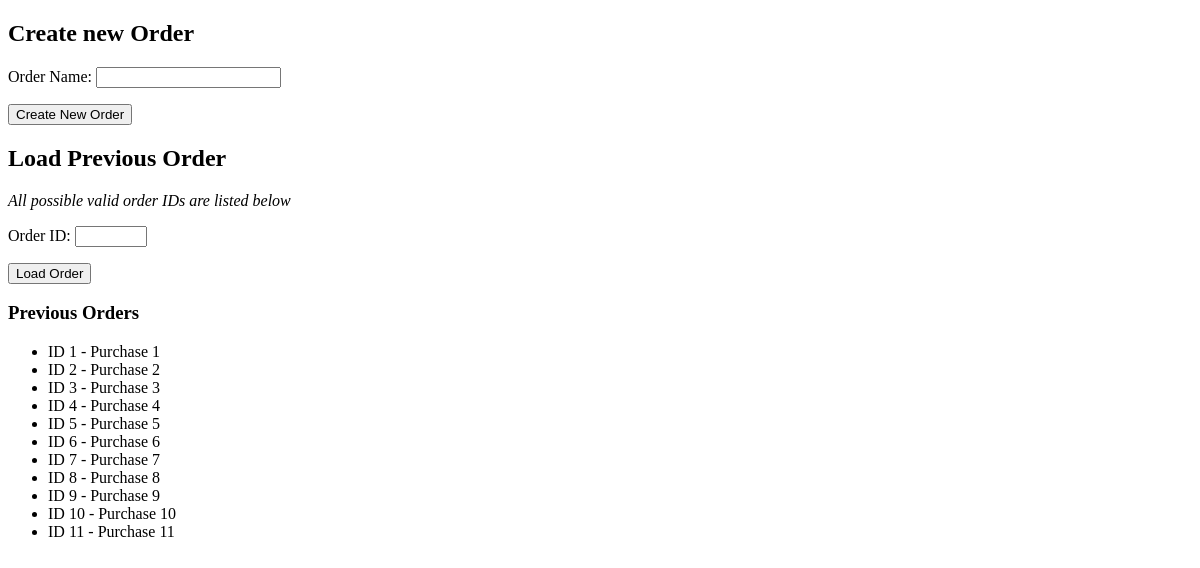
The app's page /, older data.
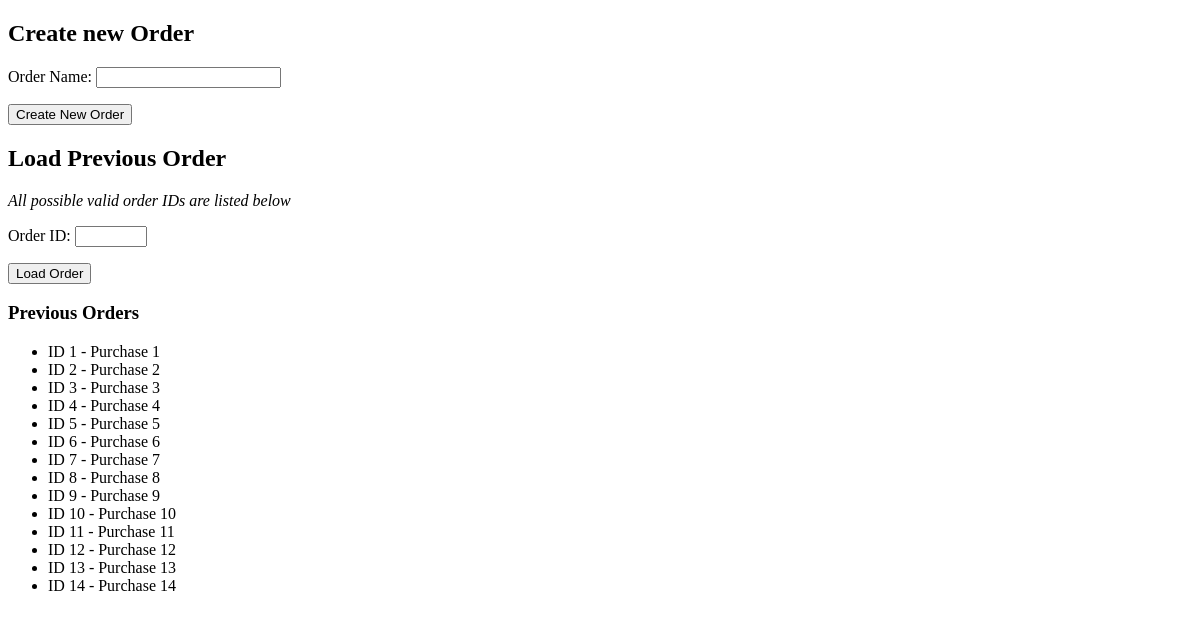
The same page, newer data.
### checkout/models.py (models this page shows, shortened)
class recipt(models.Model):
    items = models.ManyToManyField(item)
    discount = models.ManyToManyField(discount)
    text = models.CharField(max_length=300)

### checkout/views.py (the view, shortened to what this page needs)
# urls.py: path('', views.create, name='create'),
def create(response):
    form = CreateNewOrder()
    oldform = loadOrder()
    recipts = recipt.objects.all()
    return render(response, "checkout/create.html", {"form":form, "recipts": recipts, "oldform":oldform})

### checkout/forms.py
class CreateNewOrder(forms.Form):
    name = forms.CharField(label="Order Name", max_length=200)

class loadOrder(forms.Form):
    id = forms.IntegerField(label="Order ID", max_value=1000, min_value=1)

### checkout/templates/checkout/create.html (shortened to what this page needs)
{% extends 'checkout/base.html' %}
{% block content %}
<h2>Create new Order</h2>
    <form method="post" action="/create/">
        {{form.as_p}}
        <button type="submit", name="save", value="save">Create New Order</button>
    </form>
<h2>Load Previous Order</h2>
<em>All possible valid order IDs are listed below</em>
    <form method="post" action="/create/">
        {{oldform.as_p}}
        <button type="submit", name="Load", value="Load">Load Order</button>
    </form>
<h3>Previous Orders</h3>
    <ul>
        {% for recipt in recipts %}
            <li>ID {{recipt.id}} - {{recipt.text}}</li>
        {% endfor %}
    </ul>
{% endblock %}

Row changes from the older to the newer data that the page shows:
added recipt: id "12", text "Purchase 12"
added recipt: id "13", text "Purchase 13"
added recipt: id "14", text "Purchase 14"
